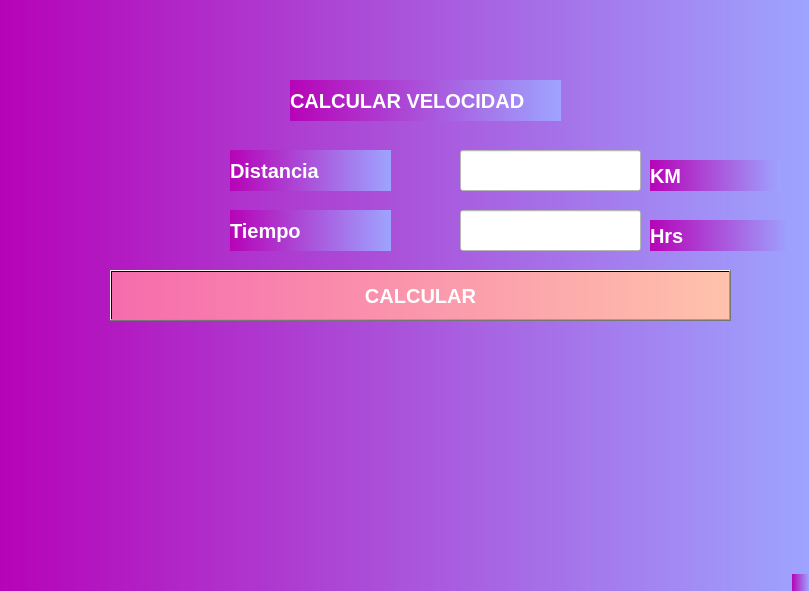
<?xml version="1.0" encoding="UTF-8"?>
<ui version="4.0">
 <class>MainWindow</class>
 <widget class="QMainWindow" name="MainWindow">
  <property name="geometry">
   <rect>
    <x>0</x>
    <y>0</y>
    <width>809</width>
    <height>591</height>
   </rect>
  </property>
  <property name="windowTitle">
   <string>MainWindow</string>
  </property>
  <property name="styleSheet">
   <string notr="true">background-color: qlineargradient(spread:repeat, x1:0, y1:0, x2:1, y2:0, stop:0 rgba(182, 3, 183, 255), stop:1 rgba(158, 164, 255, 255));</string>
  </property>
  <widget class="QWidget" name="centralwidget">
   <widget class="QLabel" name="label">
    <property name="geometry">
     <rect>
      <x>230</x>
      <y>150</y>
      <width>161</width>
      <height>41</height>
     </rect>
    </property>
    <property name="font">
     <font>
      <pointsize>15</pointsize>
      <weight>75</weight>
      <italic>false</italic>
      <bold>true</bold>
      <underline>false</underline>
      <strikeout>false</strikeout>
     </font>
    </property>
    <property name="styleSheet">
     <string notr="true">color: rgb(255, 255, 255);</string>
    </property>
    <property name="text">
     <string>Distancia</string>
    </property>
   </widget>
   <widget class="QLineEdit" name="A">
    <property name="geometry">
     <rect>
      <x>460</x>
      <y>150</y>
      <width>181</width>
      <height>41</height>
     </rect>
    </property>
    <property name="styleSheet">
     <string notr="true">background-color: rgb(255, 255, 255);</string>
    </property>
   </widget>
   <widget class="QLabel" name="label_2">
    <property name="geometry">
     <rect>
      <x>290</x>
      <y>80</y>
      <width>271</width>
      <height>41</height>
     </rect>
    </property>
    <property name="font">
     <font>
      <pointsize>15</pointsize>
      <weight>75</weight>
      <italic>false</italic>
      <bold>true</bold>
      <underline>false</underline>
      <strikeout>false</strikeout>
     </font>
    </property>
    <property name="styleSheet">
     <string notr="true">color: rgb(255, 255, 255);</string>
    </property>
    <property name="text">
     <string>CALCULAR VELOCIDAD</string>
    </property>
   </widget>
   <widget class="QPushButton" name="calcular">
    <property name="geometry">
     <rect>
      <x>110</x>
      <y>270</y>
      <width>621</width>
      <height>51</height>
     </rect>
    </property>
    <property name="font">
     <font>
      <pointsize>15</pointsize>
      <weight>75</weight>
      <bold>true</bold>
     </font>
    </property>
    <property name="styleSheet">
     <string notr="true">color: rgb(255, 255, 255);
background-color: qlineargradient(spread:pad, x1:0, y1:0, x2:1, y2:0, stop:0 rgba(246, 108, 173, 255), stop:1 rgba(255, 194, 171, 255));</string>
    </property>
    <property name="text">
     <string>CALCULAR</string>
    </property>
   </widget>
   <widget class="QLabel" name="label_3">
    <property name="geometry">
     <rect>
      <x>230</x>
      <y>210</y>
      <width>161</width>
      <height>41</height>
     </rect>
    </property>
    <property name="font">
     <font>
      <pointsize>15</pointsize>
      <weight>75</weight>
      <italic>false</italic>
      <bold>true</bold>
      <underline>false</underline>
      <strikeout>false</strikeout>
     </font>
    </property>
    <property name="styleSheet">
     <string notr="true">color: rgb(255, 255, 255);</string>
    </property>
    <property name="text">
     <string>Tiempo</string>
    </property>
   </widget>
   <widget class="QLineEdit" name="B">
    <property name="geometry">
     <rect>
      <x>460</x>
      <y>210</y>
      <width>181</width>
      <height>41</height>
     </rect>
    </property>
    <property name="styleSheet">
     <string notr="true">background-color: rgb(255, 255, 255);</string>
    </property>
   </widget>
   <widget class="QLabel" name="label_4">
    <property name="geometry">
     <rect>
      <x>650</x>
      <y>160</y>
      <width>131</width>
      <height>31</height>
     </rect>
    </property>
    <property name="font">
     <font>
      <pointsize>15</pointsize>
      <weight>75</weight>
      <italic>false</italic>
      <bold>true</bold>
      <underline>false</underline>
      <strikeout>false</strikeout>
     </font>
    </property>
    <property name="styleSheet">
     <string notr="true">color: rgb(255, 255, 255);</string>
    </property>
    <property name="text">
     <string>KM</string>
    </property>
   </widget>
   <widget class="QLabel" name="label_5">
    <property name="geometry">
     <rect>
      <x>650</x>
      <y>220</y>
      <width>141</width>
      <height>31</height>
     </rect>
    </property>
    <property name="font">
     <font>
      <pointsize>15</pointsize>
      <weight>75</weight>
      <italic>false</italic>
      <bold>true</bold>
      <underline>false</underline>
      <strikeout>false</strikeout>
     </font>
    </property>
    <property name="styleSheet">
     <string notr="true">color: rgb(255, 255, 255);</string>
    </property>
    <property name="text">
     <string>Hrs</string>
    </property>
   </widget>
  </widget>
  <widget class="QMenuBar" name="menubar">
   <property name="geometry">
    <rect>
     <x>0</x>
     <y>0</y>
     <width>809</width>
     <height>21</height>
    </rect>
   </property>
  </widget>
  <widget class="QStatusBar" name="statusbar"/>
 </widget>
 <resources/>
 <connections/>
</ui>
